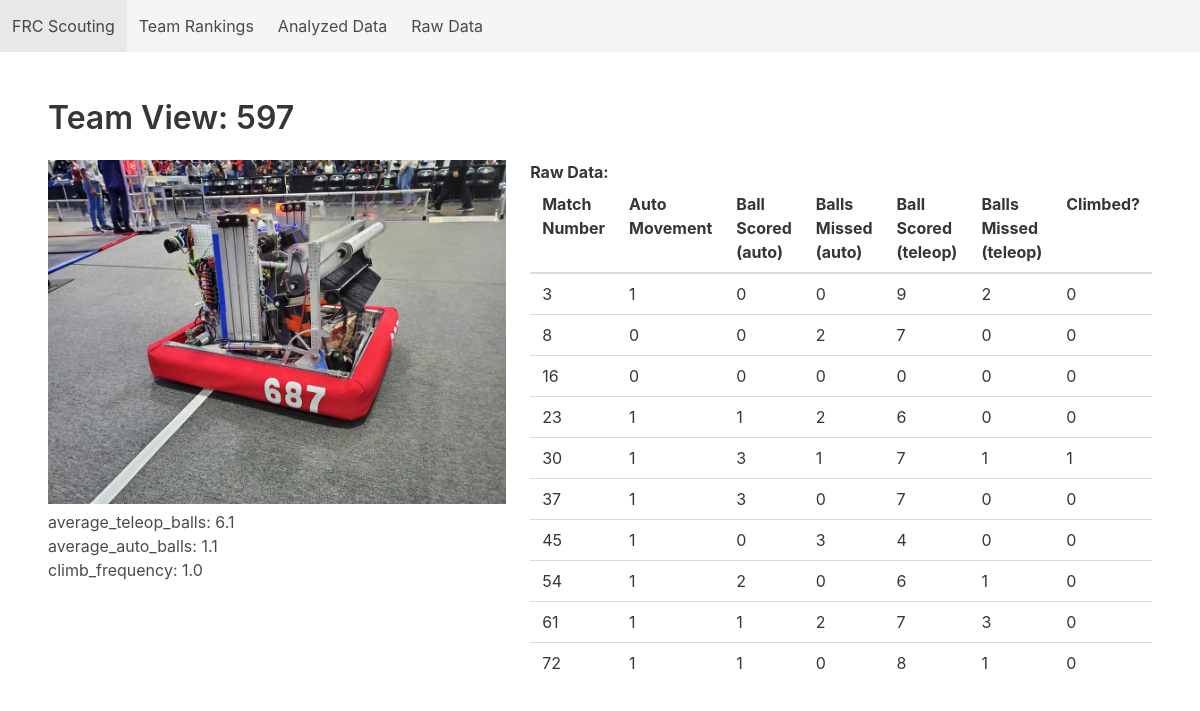
Before: /team/597 with the older database file.
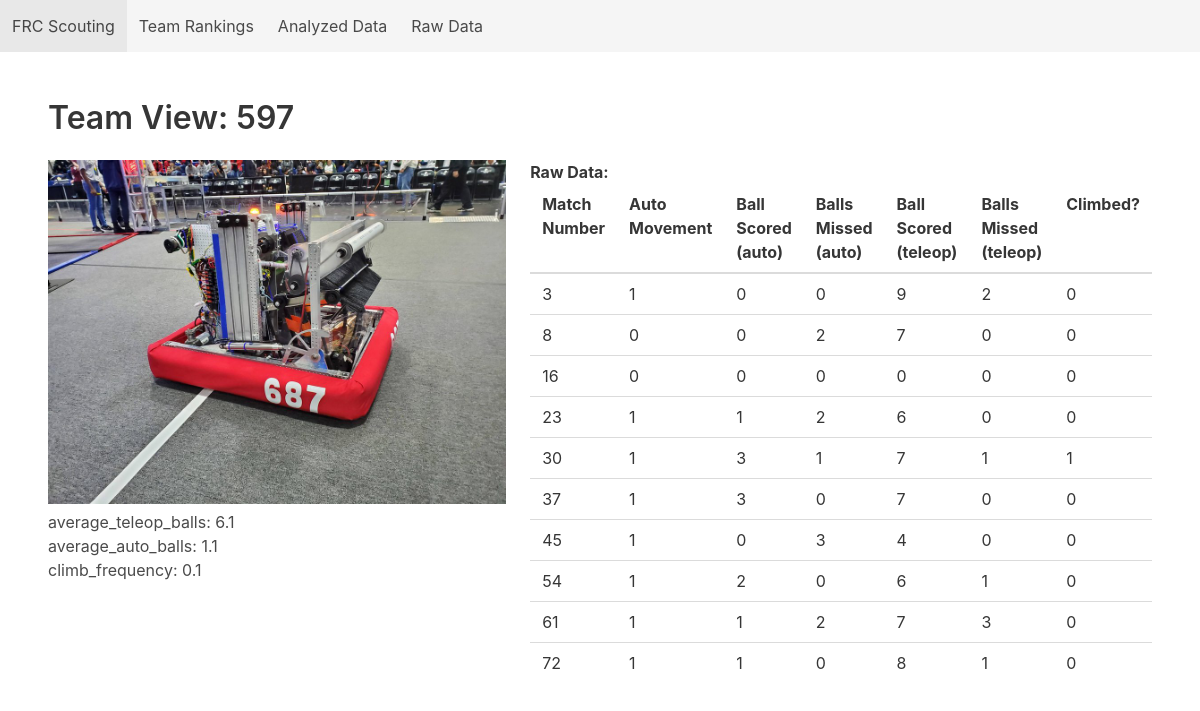
After: the same page with the newer database file.
### tables this page shows
CREATE TABLE analyzed_scouting_data(team_number INTEGER, average_teleop_balls REAL, max_teleop_balls INTEGER, average_auto_balls REAL, max_auto_balls INTEGER, climb_frequency REAL);

### app.py (the view)
@app.route("/team/<int:team>")
def team_view(team : int):
    if (db.contains_team_number(team)):
        title_string = "Team View: " + str(team)
        print(db.get_analyzed_data_highlights(team)[0])
        return flask.render_template("team_view.html", title=title_string, headers=data.raw_match_data_headers_687, raw_match_data = db.get_raw_data_by_team_anonymous(team), highlights=db.get_analyzed_data_highlights(team)[0])
    else:
         return flask.render_template("base.html", title=f"Data for Team #{team} is not available")

### database.py (called while the page is built)
    def execute_return_query(self, query_text,  *parameters, headers=True):
        conn = sqlite3.connect(self.filename)
        cur = conn.cursor()
        cur.execute(query_text, parameters)
        column_names = []
        for column in cur.description:
            column_names.append(column[0])
        rows = cur.fetchall()
        if (headers):
            dicts = []
            for row in rows:
                d = dict(zip(column_names, row))
                dicts.append(d)
            conn.close()
            return dicts
        else:
            return rows

    def get_raw_data_by_team_anonymous(self, team_number : int):
        query = 'SELECT match_number, auto_movement, auto_balls_scored, auto_balls_missed, teleop_balls_scored, teleop_balls_missed, climb FROM raw_scouting_data WHERE team_number = ?;'
        return self.execute_return_query(query, team_number, headers=False)

    def contains_team_number(self, team_number):
        query = 'SELECT COUNT(*) FROM raw_scouting_data WHERE team_number = ?;'
        return self.execute_return_query(query, team_number, headers=False)[0][0] > 0

### templates/team_view.html
{% extends 'base.html' %}
{% block content %}
    <div class="columns">
        <div class="column">
            <img src="{{url_for('static', filename='687_robot.jpg')}}" width="500px" height="auto"/>
            {% for (title, value) in highlights.items() %}
                <h3>{{title}}: {{value}}</h3>
            {% endfor %}
        </div>
        <div class="column">
            <h2> <strong> Raw Data: </strong></h2>
            <table class="table">
                <thead>
                    {% for header in headers %}
                        <th> {{header}} </th>
                    {% endfor %}
                </thead>
                <tbdody>
                    {% for row in raw_match_data %}
                        <tr>
                            {% for data in row %}
                                <td>{{data}}</td>
                            {% endfor %}
                        </tr>
                    {% endfor %}
                </tbdody>
            </table>
        </div>
    </div>
{% endblock %}

Changed rows visible on the page:
changed analyzed_scouting_data: climb_frequency "1.0" → "0.1"
